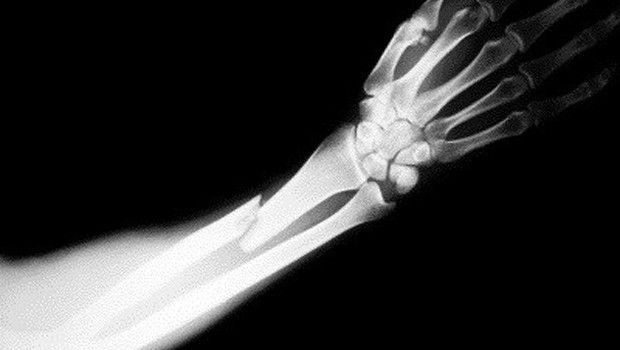
//> input picture data/photo.jpg, 620 x 350 px
$ ./main ../data/photo.jpg   (built with g++ and OpenCV 4)
//> lines starting //> are read from the running program, lines starting //| are printed output that depends on the picture; after the words box and inside, x2 and y2 are one past the last pixel; in counts of white or black regions, pixels touching at a corner belong together
#include "opencv2\core.hpp";
#include "opencv2\imgproc.hpp";
#include "opencv2\highgui.hpp";
#include "opencv2\photo.hpp";
#include "iostream";

char window_name[] = " Demo";
int lowThreshold = 86;
cv::Mat fingers,dst;

void detect_hand_and_fingers(cv::Mat& src);
void detect_hand_silhoutte(cv::Mat& src);
void CannyThreshold(int, void*);
void detect_edge();

int main(int argc, char* argv[])
{
	cv::Mat img = cv::imread(argv[1]);
//> img is the input picture: 350 rows x 620 cols, CV_8UC3; min 0, max 255, mean 51.3
	if (img.empty())
	{
		std::cout << "!!! imread() failed to open target image" << std::endl;
		return -1;
	}

	// Convert RGB Mat to GRAY
	cv::Mat gray, dnsed;
	cv::cvtColor(img, gray, CV_BGR2GRAY);

	cv::fastNlMeansDenoising(gray, gray, 3, 7, 21);
//> gray: 350 rows x 620 cols, CV_8UC1; min 0, max 255, mean 51.3

	cv::Mat gray_silhouette = gray.clone();

	//gray = dnsed.clone();

	/* Isolate Hand + Fingers */

	detect_hand_and_fingers(gray);
	cv::imshow("Hand+Fingers", gray);
	cv::imwrite("hand_fingers.png", gray);

	/* Isolate Hand Sillhoute and subtract it from the other image (Hand+Fingers) */

	detect_hand_silhoutte(gray_silhouette);
	cv::imshow("Hand", gray_silhouette);
	cv::imwrite("hand_silhoutte.png", gray_silhouette);

	/* Subtract Hand Silhoutte from Hand+Fingers so we get only Fingers */

	fingers = gray - gray_silhouette;
	cv::imshow("Fingers", fingers);
	cv::imwrite("fingers_only.png", fingers);
	cv::waitKey(0);
	return 0;
}

void detect_hand_and_fingers(cv::Mat& src)
{
	cv::Mat kernel = cv::getStructuringElement(cv::MORPH_ELLIPSE, cv::Size(3, 3), cv::Point(1, 1));
	cv::morphologyEx(src, src, cv::MORPH_ELLIPSE, kernel);
//> src: 350 rows x 620 cols, CV_8UC1; min 0, max 253, mean 49.9

	int adaptiveMethod = CV_ADAPTIVE_THRESH_GAUSSIAN_C; // CV_ADAPTIVE_THRESH_MEAN_C, CV_ADAPTIVE_THRESH_GAUSSIAN_C
	cv::adaptiveThreshold(src, src, 255,
		adaptiveMethod, CV_THRESH_BINARY,
		9, -9);
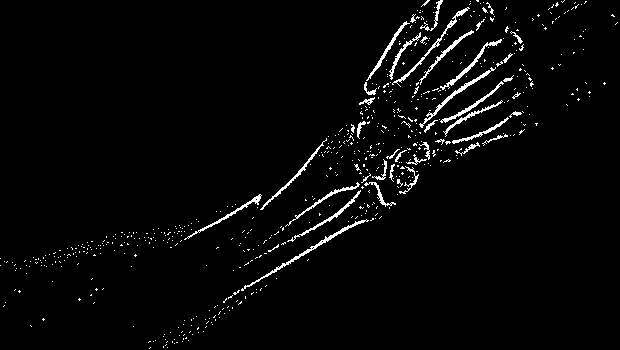
//> src: 350 rows x 620 cols, CV_8UC1; 2.9% white in thin lines or dots

	int dilate_sz = 1;
	cv::Mat element = cv::getStructuringElement(cv::MORPH_ELLIPSE,
		cv::Size(2 * dilate_sz, 2 * dilate_sz),
		cv::Point(dilate_sz, dilate_sz));
	cv::dilate(src, src, element);
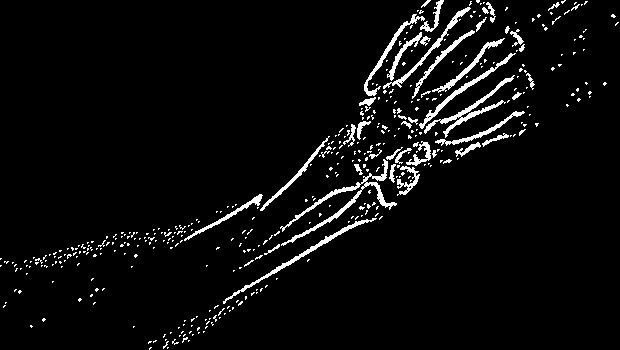
//> src: 350 rows x 620 cols, CV_8UC1; 4.7% white; 425 white regions (378 under 20 px), largest, box (x1, y1, x2, y2) and area: (280, 159, 397, 246) 1037, (424, 75, 515, 138) 686, (223, 218, 377, 304) 625
}

void detect_hand_silhoutte(cv::Mat& src)
{
	cv::Mat kernel = cv::getStructuringElement(cv::MORPH_ELLIPSE, cv::Size(7, 7), cv::Point(3, 3));
	cv::morphologyEx(src, src, cv::MORPH_ELLIPSE, kernel);
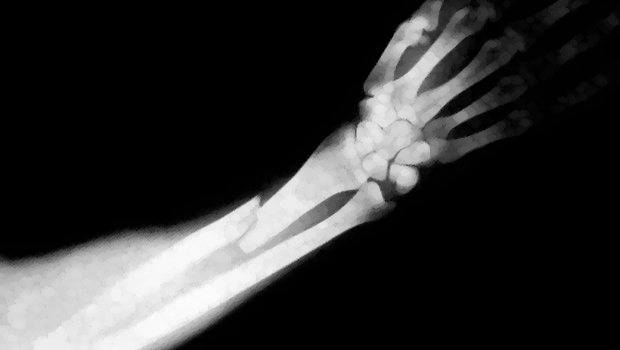
//> src: 350 rows x 620 cols, CV_8UC1; min 0, max 251, mean 47.7

	int adaptiveMethod = CV_ADAPTIVE_THRESH_MEAN_C; // CV_ADAPTIVE_THRESH_MEAN_C, CV_ADAPTIVE_THRESH_GAUSSIAN_C
	cv::adaptiveThreshold(src, src, 255,
		adaptiveMethod, CV_THRESH_BINARY,
		251, 9); // 251, 5
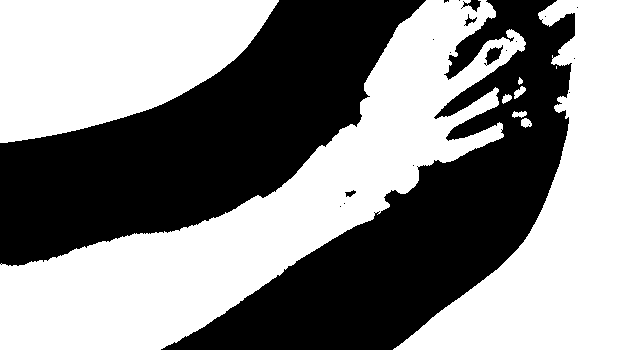
//> src: 350 rows x 620 cols, CV_8UC1; 53.4% white; 20 black regions (14 under 20 px), largest, box (x1, y1, x2, y2) and area: (0, 0, 426, 266) 51989, (161, 0, 575, 350) 48701, (484, 45, 503, 66) 185, (461, 0, 481, 12) 107, (464, 14, 477, 26) 52, (345, 190, 356, 197) 42

	int erode_sz = 5;
	cv::Mat element = cv::getStructuringElement(cv::MORPH_ELLIPSE,
		cv::Size(2 * erode_sz + 1, 2 * erode_sz + 1),
		cv::Point(erode_sz, erode_sz));
	cv::erode(src, src, element);

	int dilate_sz = 1;
	element = cv::getStructuringElement(cv::MORPH_ELLIPSE,
		cv::Size(2 * dilate_sz + 1, 2 * dilate_sz + 1),
		cv::Point(dilate_sz, dilate_sz));
	cv::dilate(src, src, element);
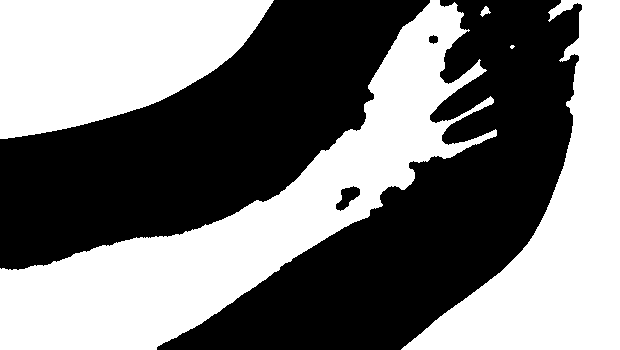
//> src: 350 rows x 620 cols, CV_8UC1; 47.8% white; 5 white regions (1 under 20 px), largest, box (x1, y1, x2, y2) and area: (0, 0, 497, 350) 46746, (401, 0, 620, 350) 30059, (0, 0, 274, 139) 26895, (480, 6, 491, 17) 60

	cv::bitwise_not(src, src);
//> in main, `fingers = gray - gray_silhouette;`:
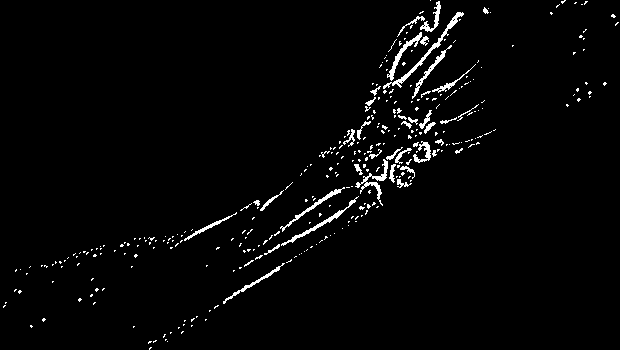
//> fingers: 350 rows x 620 cols, CV_8UC1; 2.5% white in thin lines or dots
}

void CannyThreshold(int, void*)
{
	cv::Canny(fingers, dst, lowThreshold, lowThreshold*3, 3);
	cv::imshow(window_name, dst);
}

void detect_edge()
{
	cv::namedWindow(window_name, CV_WINDOW_AUTOSIZE);
	cv::createTrackbar("Threshold:", window_name, &lowThreshold, 100, CannyThreshold);
	CannyThreshold(0, 0);
}
